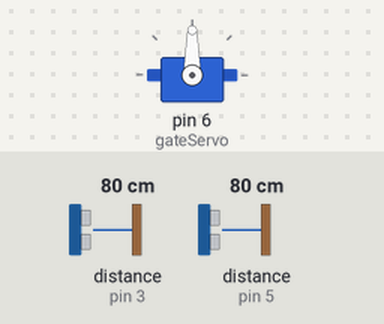
The sketch below on a simulated Arduino Uno, built with avr-gcc and run on an emulated ATmega328P. Parts: servo. Wiring (inferred from the names in the program): 2 × ultrasonic range finder: trigger pin 2, echo pin 3 / trigger pin 4, echo pin 5. Inputs (shaded band) come from the test bench; at power-on: distance to the obstacle (sensors on pin 3, pin 5) 80 cm. The echo pulse lasts 58.3 µs per cm; what the sketch prints to the serial monitor is not drawn.

Above: at 0.1 s.
Timing chart, 0 to 1.6 s (numbered marks = the images above):
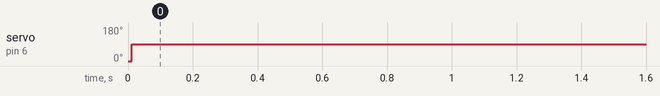

Measured:
- by itself, servo on pin 6 (gateServo): 0° → 90° at 0.01 s

The sketch:

sketch_jul09b.ino
```cpp
#include <Servo.h>

const int triggerPin1 = 2;       // Trigger pin for ultrasonic sensor 1
const int echoPin1 = 3;          // Echo pin for ultrasonic sensor 1
const int triggerPin2 = 4;       // Trigger pin for ultrasonic sensor 2
const int echoPin2 = 5;          // Echo pin for ultrasonic sensor 2

const int thresholdDistance = 20;    // Distance threshold for detecting a parked car (in centimeters)
const int closedPosition = 0;        // Servo closed position (gate closed)
const int openPosition = 90;         // Servo open position (gate open)

Servo gateServo;                     // Servo object for controlling the gate

void setup() {
  Serial.begin(9600);                // Initialize serial communication
  pinMode(triggerPin1, OUTPUT);
  pinMode(echoPin1, INPUT);
  pinMode(triggerPin2, OUTPUT);
  pinMode(echoPin2, INPUT);

  gateServo.attach(6);               // Attach the servo to pin 6
  gateServo.write(closedPosition);   // Set the initial position of the servo to closed
}

void loop() {
  int distance1 = getDistance(triggerPin1, echoPin1); // Get the distance from sensor 1
  int distance2 = getDistance(triggerPin2, echoPin2); // Get the distance from sensor 2

  if (distance1 < thresholdDistance && distance2 < thresholdDistance) {
    Serial.println("Parking slot occupied");
    closeGate();
  } else {
    Serial.println("Parking slot available");
    openGate();
  }

  delay(1000); // Delay between readings
}

int getDistance(int triggerPin, int echoPin) {
  digitalWrite(triggerPin, LOW);
  delayMicroseconds(2);
  digitalWrite(triggerPin, HIGH);
  delayMicroseconds(10);
  digitalWrite(triggerPin, LOW);

  long duration = pulseIn(echoPin, HIGH);
  int distance = duration * 0.034 / 2; // Calculate the distance in centimeters

  return distance;
}

void openGate() {
  gateServo.write(openPosition);  // Set the position of the servo to open
}

void closeGate() {
  gateServo.write(closedPosition); // Set the position of the servo to closed
}
```
